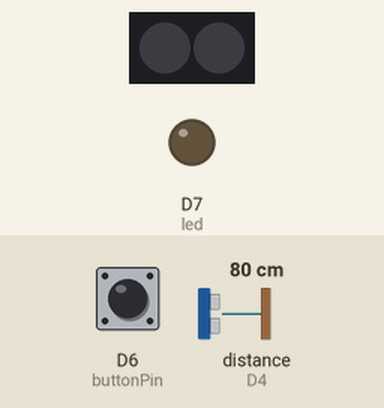
A sketch run on a simulated Particle Photon. On the bench: 2 RGB LEDs in strip order, left to right, output pins drawn as LEDs (lit = HIGH). Wiring (inferred from the names in the program): ultrasonic range finder: trigger D2; echo D4. The test bench sets the inputs (shaded band); at power-on: D6 (buttonPin) HIGH, distance to the obstacle (sensor on D4) 80 cm. The echo pulse lasts 58.3 µs per cm; pins used as bus, display or sensor lines are not drawn.

Above: at 1.2 s.
1.3 s: D6 (buttonPin) pulled LOW for 1 s
At 3.4 s:
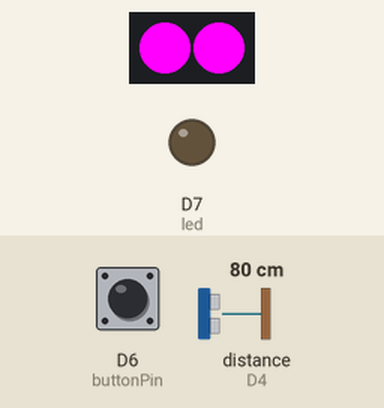
3.8 s: D6 (buttonPin) pulled LOW for 0.15 s
At 4.4 s:
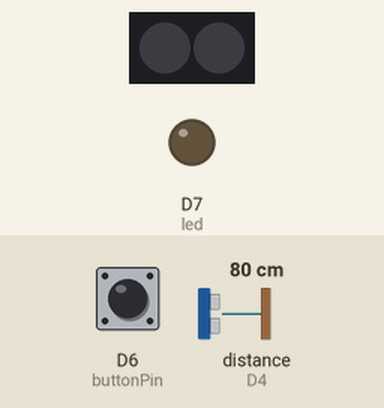
5.4 s: D6 (buttonPin) pulled LOW for 3.2 s
At 9.1 s:
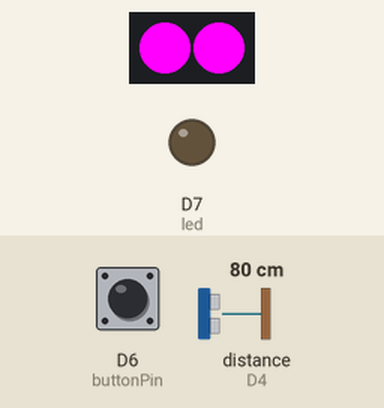
Timing chart, 0 to 10.6 s (numbered marks = the images above; inputs shaded):
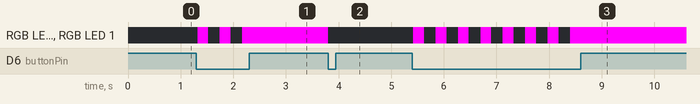

The sketch:

totem-final-neopixel.ino
```cpp
// This #include statement was automatically added by the Particle IDE.
#include <neopixel.h>
#include <Particle.h>

#define PIXEL_PIN D3
#define PIXEL_COUNT 2
#define PIXEL_TYPE WS2812B

Adafruit_NeoPixel strip(PIXEL_COUNT, PIXEL_PIN, PIXEL_TYPE);

String totemName = "totem1";
int trigPin = D2;    // Trigger
int echoPin = D4;    // Echo
long duration, cm;

int led = D7;
String status;
int buttonState = 0, ledState = 0;
int buttonPin = D6;

unsigned long previousMillis = 0;

void setup() {
  strip.begin();
  strip.show();
  pinMode(trigPin, OUTPUT);
  pinMode(echoPin, INPUT);
  pinMode(buttonPin, INPUT_PULLUP);
  pinMode(led, OUTPUT);
    Particle.variable("cm",cm);
    Particle.variable("status",status);
}

void loop() {
//button to check if selected that totem
    //lightUp();
    buttonState = digitalRead(buttonPin);
    if (buttonState == LOW) {
        if (ledState == HIGH) {
            lightOff();
            ledState = LOW;
        }
        else {
            lightOn();
            ledState = HIGH;
        }
        delay(200);
    }

    unsigned long currentMillis = millis();
    if(currentMillis - previousMillis >= 250) {
        if(status != "on Boat") {
            checkStatus();
            previousMillis = currentMillis;
        }
    }

}


void lightOn() {
     Particle.publish("getOnBoat", totemName, PUBLIC);
    for(int i = 0 ; i<11 ;i++) {
        strip.setPixelColor(i, 255, 0, 255);
    }
    strip.show();
}

void lightOff() {
    for(int i = 0 ; i<11 ;i++) {
        strip.setPixelColor(i, 0, 0, 0);
    }
    //strip.setPixelColor(4, 0, 0, 0);
    strip.show();
}

void checkStatus() { // to check if in south or north side
    digitalWrite(trigPin, LOW);
    delayMicroseconds(5);
    digitalWrite(trigPin, HIGH);
    delayMicroseconds(10);
    digitalWrite(trigPin, LOW);

    duration = pulseIn(echoPin, HIGH);

    // Convert the time into a distance
    cm = (duration/2) / 29.1;     // Divide by 29.1 or multiply by 0.0343
    if(cm<= 37 && cm >= 34) {
        status = "North";
    }
    else if(cm <= 45 && cm >= 40) {
        status = "South";
    }
}
```

Measured:
- after the input at 1.3 s, RGB LED 0, RGB LED 1: alternates RGB(255, 0, 255) for 0.21 s and off for 0.22 s, 5 changes in all, then stays RGB(255, 0, 255), starting at once
- after the input at 3.8 s, RGB LED 0, RGB LED 1: RGB(255, 0, 255) → off at once
- after the input at 5.4 s, RGB LED 0, RGB LED 1: alternates RGB(255, 0, 255) for 0.21 s and off for 0.22 s, 15 changes in all, then stays RGB(255, 0, 255), starting at once
